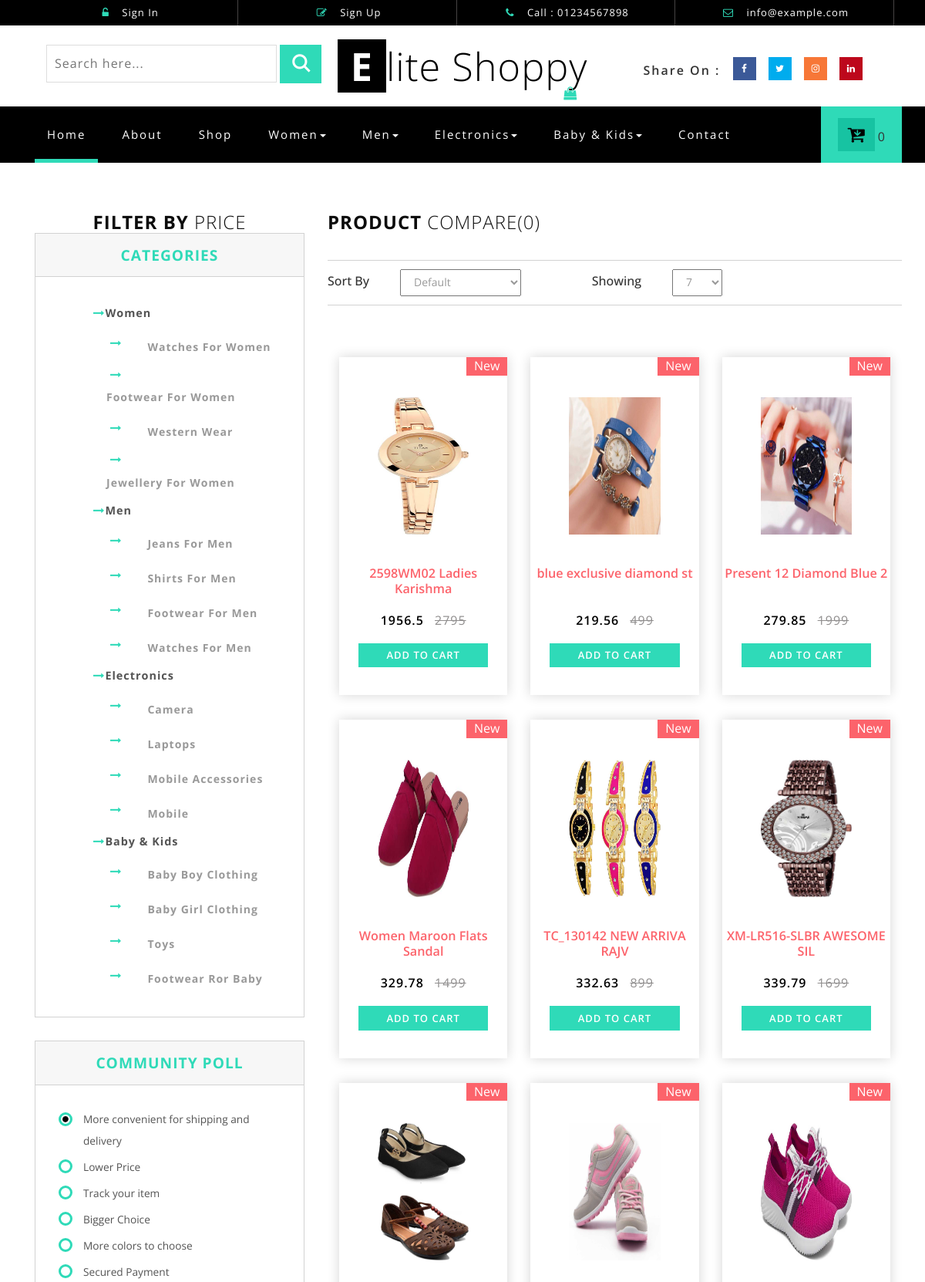
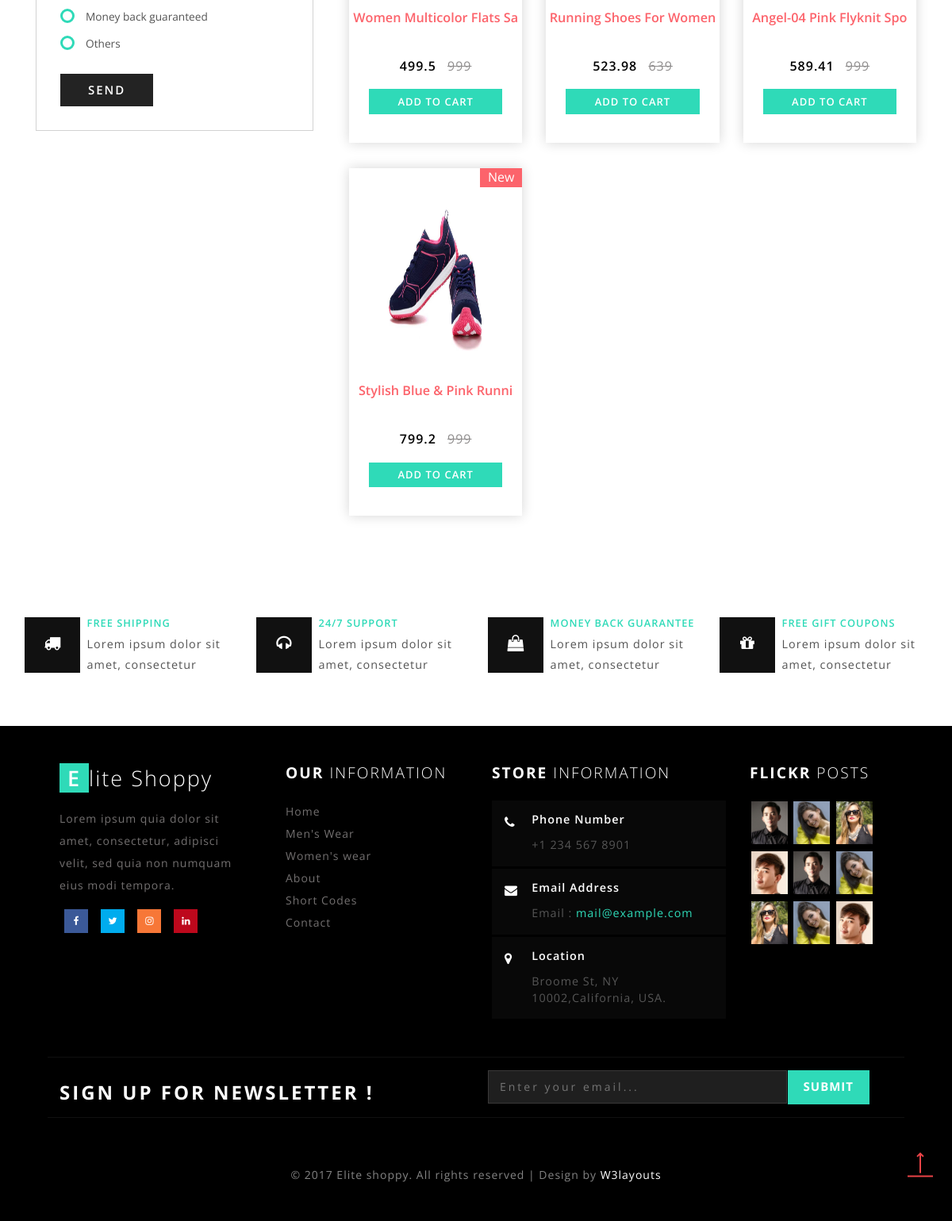
The page /index.php/user/product/lowprice on the database its author committed (2 pictures, top to bottom).
### tables this page shows
CREATE TABLE IF NOT EXISTS `category` (
  `cat_id` int(11) NOT NULL AUTO_INCREMENT,
  `name` varchar(20) NOT NULL,
  `image` text NOT NULL,
  PRIMARY KEY (`cat_id`)
);

CREATE TABLE IF NOT EXISTS `sub_category` (
  `sub_category_id` int(11) NOT NULL AUTO_INCREMENT,
  `cat_id` int(11) NOT NULL,
  `Name` varchar(25) NOT NULL,
  PRIMARY KEY (`sub_category_id`)
);

CREATE TABLE IF NOT EXISTS `product` (
  `product_id` int(11) NOT NULL AUTO_INCREMENT,
  `product_number` varchar(8) NOT NULL,
  `type_id` int(11) NOT NULL,
  `name` varchar(25) NOT NULL,
  `cat_id` int(11) NOT NULL,
  `subcat_id` int(11) NOT NULL,
  `image` text NOT NULL,
  `simage` text NOT NULL,
  `price` varchar(6) NOT NULL,
  `discount` varchar(6) NOT NULL,
  `discount_price` varchar(6) NOT NULL,
  `sell_price` varchar(6) NOT NULL,
  `stoke` varchar(6) NOT NULL,
  `description` text NOT NULL,
  `short_description` text NOT NULL,
  `date` date NOT NULL,
  PRIMARY KEY (`product_id`)
);

### application/controllers/user/product.php (called while the page is built, shortened)
<?php
class product extends CI_Controller
{
		function lowprice()
		{
			$this->load->view('user/header');
			$this->load->model('user/dbproduct');
			$this->load->view('user/product_lowprice');
			$this->load->view('user/footer');
		}
}
?>

### index.php (called while the page is built, shortened)
<?php
require_once BASEPATH.'core/CodeIgniter.php';

### application/models/dbheader.php (called while the page is built, shortened)
<?php
class dbheader extends CI_Model
{
	function GetAllCatData()
	{
		$sql=$this->db->get('category');
		return $sql->result();
	}
	function getallcartdata($user)
	{
		$this->db->where('Email',$user);
		$sql=$this->db->get('cart');
		return $sql->num_rows();
	}
}
?>

### application/models/user/dbproduct.php (called while the page is built, shortened)
<?php
class dbproduct extends CI_Model
{
	function Getallcatdata()
	{
		$sql=$this->db->get('category');
			return $sql->result();
	}
	function GetAllSubCat($id)
	{
		$sql=$this->db->query("select *from sub_category where cat_id='$id' ");
		return $sql->result();
	}
	function GetallprodataLowPrice()
	{
		$sql=$this->db->query("select *from product ORDER BY sell_price ASC ");
		return $sql->result();
	}
}
?>

### application/views/user/product_lowprice.php (the view, shortened to what this page needs)
<!DOCTYPE html>
<html>
<head>
<link href="<?php echo base_url();?>css/user_css/bootstrap.css" rel="stylesheet" type="text/css" media="all" />
<link href="<?php echo base_url();?>css/user_css/style.css" rel="stylesheet" type="text/css" media="all" />
<link href="<?php echo base_url();?>css/user_css/font-awesome.css" rel="stylesheet">
<link href="<?php echo base_url();?>css/user_css/easy-responsive-tabs.css" rel='stylesheet' type='text/css'/>
</head>
<body>
	<div class="banner-bootom-w3-agileits">
	<div class="container">
		<div class="col-md-4 products-left">
			<div class="filter-price">
				<h3>Filter By <span>Price</span></h3>
			</div>
			<div class="css-treeview">
				<h4>Categories</h4>
				<ul class="tree-list-pad">
                <?php
				  $AllCatData=$this->dbproduct->Getallcatdata();
				  foreach($AllCatData as $row)
				  {
					  $GetSubCat=$this->dbproduct->GetAllSubCat($row->cat_id);
					  ?>
					<li><input type="checkbox" checked="checked" id="item-0" /><label for="item-0"><i class="fa fa-long-arrow-right" aria-hidden="true"></i><?php echo $row->name;?></label>
						<ul>
                        <?php
						  foreach($GetSubCat as $sub)
						  {
							  ?>
							<li><input type="checkbox" id="item-0-0" /><label for="item-0-0"><i class="fa fa-long-arrow-right" aria-hidden="true"></i><a href="<?php echo base_url();?>index.php/user/product/getcatsubcat/<?php echo $sub->cat_id;?>/<?php echo $sub->sub_category_id?>"><?php echo $sub->Name;?></a></label>
							</li>
							<?php
						  }
							?>
						</ul>
					</li>
					<?php
				  }
					?>
				</ul>
			</div>
			<div class="community-poll">
				<h4>Community Poll</h4>
				<div class="swit form">
					<form>
					<div class="check_box"> <div class="radio"> <label><input type="radio" name="radio" checked=""><i></i>More convenient for shipping and delivery</label> </div></div>
					<div class="check_box"> <div class="radio"> <label><input type="radio" name="radio"><i></i>Lower Price</label> </div></div>
					<div class="check_box"> <div class="radio"> <label><input type="radio" name="radio"><i></i>Track your item</label> </div></div>
					<div class="check_box"> <div class="radio"> <label><input type="radio" name="radio"><i></i>Bigger Choice</label> </div></div>
					<div class="check_box"> <div class="radio"> <label><input type="radio" name="radio"><i></i>More colors to choose</label> </div></div>
					<div class="check_box"> <div class="radio"> <label><input type="radio" name="radio"><i></i>Secured Payment</label> </div></div>
					<div class="check_box"> <div class="radio"> <label><input type="radio" name="radio"><i></i>Money back guaranteed</label> </div></div>
					<div class="check_box"> <div class="radio"> <label><input type="radio" name="radio"><i></i>Others</label> </div></div>
					<input type="submit" value="SEND">
					</form>
				</div>
			</div>
		</div>
		<div class="col-md-8 products-right">
			<h5>Product <span>Compare(0)</span></h5>
			<div class="sort-grid">
				<div class="sorting">
					<h6>Sort By</h6>
					<select id="country1" onchange="change_country(this.value)" class="frm-field required sect">
						<option value="null">Default</option>
					</select>
				</div>
				<div class="sorting">
					<h6>Showing</h6>
					<select id="country2" onchange="change_country(this.value)" class="frm-field required sect">
						<option value="null">7</option>
					</select>
					<div class="clearfix"></div>
				</div>
				<div class="clearfix"></div>
			</div>
                   <?php
				   $allprodata=$this->dbproduct->GetallprodataLowPrice();
foreach($allprodata as $row)
 {
?>
<div class="col-md-4 product-men">
								<div class="men-pro-item simpleCart_shelfItem">
									<div class="men-thumb-item">
										<img src="<?php echo base_url();?>upload_img/product/<?php echo $row->image;?>" alt="" class="pro-image-front" style="height:250px !important">
											<span class="product-new-top">New</span>
									</div>
									<div class="item-info-product ">
										<h4><a href="<?php echo base_url();?>index.php/user/product/pro_details/<?php echo $row->product_id;?>"><?php echo $row->name?></a></h4>
										<div class="info-product-price">
											<span class="item_price"><?php echo $row->sell_price ?></span>
											<del><?php echo $row->price ?></del>
										</div>
										<div class="snipcart-details top_brand_home_details item_add single-item hvr-outline-out button2">
															<form  method="post">
																<fieldset>
                    <input type="submit" name="submit" value="Add to cart" class="button" onclick="alert(your Item Successfully in cart)"/>
																</fieldset>
															</form>
														</div>
									</div>
								</div>
                                </div>
                                <?php
 }
 ?>
				<div class="clearfix"></div>
		</div>
		<div class="clearfix"></div>
	</div>
</div>
<div class="coupons">
		<div class="coupons-grids text-center">
			<div class="w3layouts_mail_grid">
				<div class="col-md-3 w3layouts_mail_grid_left">
					<div class="w3layouts_mail_grid_left1 hvr-radial-out">
						<i class="fa fa-truck" aria-hidden="true"></i>
					</div>
					<div class="w3layouts_mail_grid_left2">
						<h3>FREE SHIPPING</h3>
						<p>Lorem ipsum dolor sit amet, consectetur</p>
					</div>
				</div>
				<div class="col-md-3 w3layouts_mail_grid_left">
					<div class="w3layouts_mail_grid_left1 hvr-radial-out">
						<i class="fa fa-headphones" aria-hidden="true"></i>
					</div>
					<div class="w3layouts_mail_grid_left2">
						<h3>24/7 SUPPORT</h3>
						<p>Lorem ipsum dolor sit amet, consectetur</p>
					</div>
				</div>
				<div class="col-md-3 w3layouts_mail_grid_left">
					<div class="w3layouts_mail_grid_left1 hvr-radial-out">
						<i class="fa fa-shopping-bag" aria-hidden="true"></i>
					</div>
					<div class="w3layouts_mail_grid_left2">
						<h3>MONEY BACK GUARANTEE</h3>
						<p>Lorem ipsum dolor sit amet, consectetur</p>
					</div>
				</div>
					<div class="col-md-3 w3layouts_mail_grid_left">
					<div class="w3layouts_mail_grid_left1 hvr-radial-out">
						<i class="fa fa-gift" aria-hidden="true"></i>
					</div>
					<div class="w3layouts_mail_grid_left2">
						<h3>FREE GIFT COUPONS</h3>
						<p>Lorem ipsum dolor sit amet, consectetur</p>
					</div>
				</div>
				<div class="clearfix"> </div>
			</div>
		</div>
</div>
</body>
</html>

### application/views/user/header.php (shortened to what this page needs)
<!DOCTYPE html>
<html>
<head>
<link href="<?php echo base_url();?>css/user_css/bootstrap.css" rel="stylesheet" type="text/css" media="all" />
<link href="<?php echo base_url();?>css/user_css/style.css" rel="stylesheet" type="text/css" media="all" />
<link href="<?php echo base_url();?>css/user_css/font-awesome.css" rel="stylesheet">
<link href="<?php echo base_url();?>css/user_css/easy-responsive-tabs.css" rel='stylesheet' type='text/css'/>
</head>
<body>
<div class="header" id="home">
	<div class="container">
		<ul>
		 <?php
		     $login=$this->session->userdata('Email');
             if($login)
			 {
				 ?>
                   <li> <a href="#"><i class="fa fa-user" aria-hidden="true"></i> Welcome : <?php echo $login;?> </a></li>
                   <li> <a href="<?php echo base_url();?>index.php/user/login/logout"><i class="fa fa-unlock-alt" aria-hidden="true"></i> Logout </a></li>
                 <?php
			 }
			 else
			 {
				 ?>
            <li> <a href="#" data-toggle="modal" data-target="#myModal"><i class="fa fa-unlock-alt" aria-hidden="true"></i> Sign In </a></li>
			<li> <a href="#" data-toggle="modal" data-target="#myModal2"><i class="fa fa-pencil-square-o" aria-hidden="true"></i> Sign Up </a></li>
                  <?php
			 }
			 ?>
			<li><i class="fa fa-phone" aria-hidden="true"></i> Call : 01234567898</li>
			<li><i class="fa fa-envelope-o" aria-hidden="true"></i> <a href="mailto:info@example.com">info@example.com</a></li>
		</ul>
	</div>
</div>
<div class="header-bot">
	<div class="header-bot_inner_wthreeinfo_header_mid">
		<div class="col-md-4 header-middle">
			<form action="<?php echo base_url();?>index.php/welcome/search" method="post">
					<input type="search" name="search" placeholder="Search here..." required>
					<input type="submit" value=" ">
			</form>
		</div>
			<div class="col-md-4 logo_agile">
				<h1><a href="index.html"><span>E</span>lite Shoppy <i class="fa fa-shopping-bag top_logo_agile_bag" aria-hidden="true"></i></a></h1>
			</div>
		<div class="col-md-4 agileits-social top_content">
						<ul class="social-nav model-3d-0 footer-social w3_agile_social">
						                                   <li class="share">Share On : </li>
															<li><a href="#" class="facebook">
																  <div class="front"><i class="fa fa-facebook" aria-hidden="true"></i></div>
																  <div class="back"><i class="fa fa-facebook" aria-hidden="true"></i></div></a></li>
															<li><a href="#" class="twitter">
																  <div class="front"><i class="fa fa-twitter" aria-hidden="true"></i></div>
																  <div class="back"><i class="fa fa-twitter" aria-hidden="true"></i></div></a></li>
															<li><a href="#" class="instagram">
																  <div class="front"><i class="fa fa-instagram" aria-hidden="true"></i></div>
																  <div class="back"><i class="fa fa-instagram" aria-hidden="true"></i></div></a></li>
															<li><a href="#" class="pinterest">
																  <div class="front"><i class="fa fa-linkedin" aria-hidden="true"></i></div>
																  <div class="back"><i class="fa fa-linkedin" aria-hidden="true"></i></div></a></li>
														</ul>
		</div>
		<div class="clearfix"></div>
	</div>
</div>
<div class="ban-top">
	<div class="container">
		<div class="top_nav_left">
			<nav class="navbar navbar-default">
			  <div class="container-fluid">
				<div class="collapse navbar-collapse menu--shylock" id="bs-example-navbar-collapse-1">
				  <ul class="nav navbar-nav menu__list">
					<li class="active menu__item menu__item--current"><a class="menu__link" href="<?php echo base_url();?>">Home <span class="sr-only">(current)</span></a></li>
					<li class=" menu__item"><a class="menu__link" href="about.html">About</a></li>
                    <li class=" menu__item"><a class="menu__link" href="<?php echo base_url();?>index.php/user/product">Shop</a></li>
                 <?php
				   $AllCategory=$this->dbheader->GetAllCatData();
				   foreach($AllCategory as $cat)
				   {
				 ?>
					<li class="dropdown menu__item">
						<a href="#" class="dropdown-toggle menu__link" data-toggle="dropdown" role="button" aria-haspopup="true" aria-expanded="false"><?php echo $cat->name;?><span class="caret"></span></a>
					</li>
					  <?php
				   }
				   ?>
					<li class=" menu__item"><a class="menu__link" href="contact.html">Contact</a></li>
				  </ul>
				</div>
			  </div>
			</nav>
		</div>
		<div class="top_nav_right">
        <?php
		$login=$this->session->userdata('Email');
		$allcartdat=$this->dbheader->getallcartdata($login);
		?>
			<div class="wthreecartaits wthreecartaits2 cart cart box_1">
						<form  method="post" class="last">
                       <a href="<?php echo base_url();?>index.php/user/cart">
                        <button class="w3view-cart" type="button" name="submit" value=""><i class="fa fa-cart-arrow-down" aria-hidden="true"></i></button></a>
                        <span class badge><?php echo $allcartdat; ?></span>
					</form>
						</div>
		</div>
		<div class="clearfix"></div>
	</div>
</div>
</body>
</html>

### css/user_css/easy-responsive-tabs.css (style rules this page uses)
body { margin: 0px; padding: 0px; }
ul.resp-tabs-list, p { margin: 0px; padding: 0px; }

### application/views/user/header.php (style rules this page uses)
.top_nav_right { width:auto !important; }
.item-info-product h4 { height:50px !important; }

### rows shown on the page
category: name "Women"
category: name "Men"
category: name "Electronics"
category: name "Baby & Kids"
sub_category: Name "Watches For Women"
sub_category: Name "Footwear For Women"
sub_category: Name "Western Wear"
sub_category: Name "Jewellery For Women"
sub_category: Name "Jeans For Men"
sub_category: Name "Shirts For Men"
sub_category: Name "Footwear For Men"
sub_category: Name "Watches For Men"
sub_category: Name "Camera"
sub_category: Name "Laptops"
sub_category: Name "Mobile Accessories"
sub_category: Name "Mobile"
sub_category: Name "Baby Boy Clothing"
sub_category: Name "Baby Girl Clothing"
sub_category: Name "Toys"
sub_category: Name "Footwear Ror Baby"
product: image (picture), name "2598WM02 Ladies Karishma", sell_price "1956.5", price "2795"
product: image (picture), name "blue exclusive diamond st", sell_price "219.56", price "499"
product: image (picture), name "Present 12 Diamond Blue 2", sell_price "279.85", price "1999"
product: image (picture), name "Women Maroon Flats Sandal", sell_price "329.78", price "1499"
product: image (picture), name "TC_130142 NEW ARRIVA RAJV", sell_price "332.63", price "899"
product: image (picture), name "XM-LR516-SLBR AWESOME SIL", sell_price "339.79", price "1699"
product: image (picture), name "Women Multicolor Flats Sa", sell_price "499.5", price "999"
product: image (picture), name "Running Shoes For Women", sell_price "523.98", price "639"
product: image (picture), name "Angel-04 Pink Flyknit Spo", sell_price "589.41", price "999"
product: image (picture), name "Stylish Blue & Pink Runni", sell_price "799.2", price "999"

### other values the page prints
$allcartdat "0"
